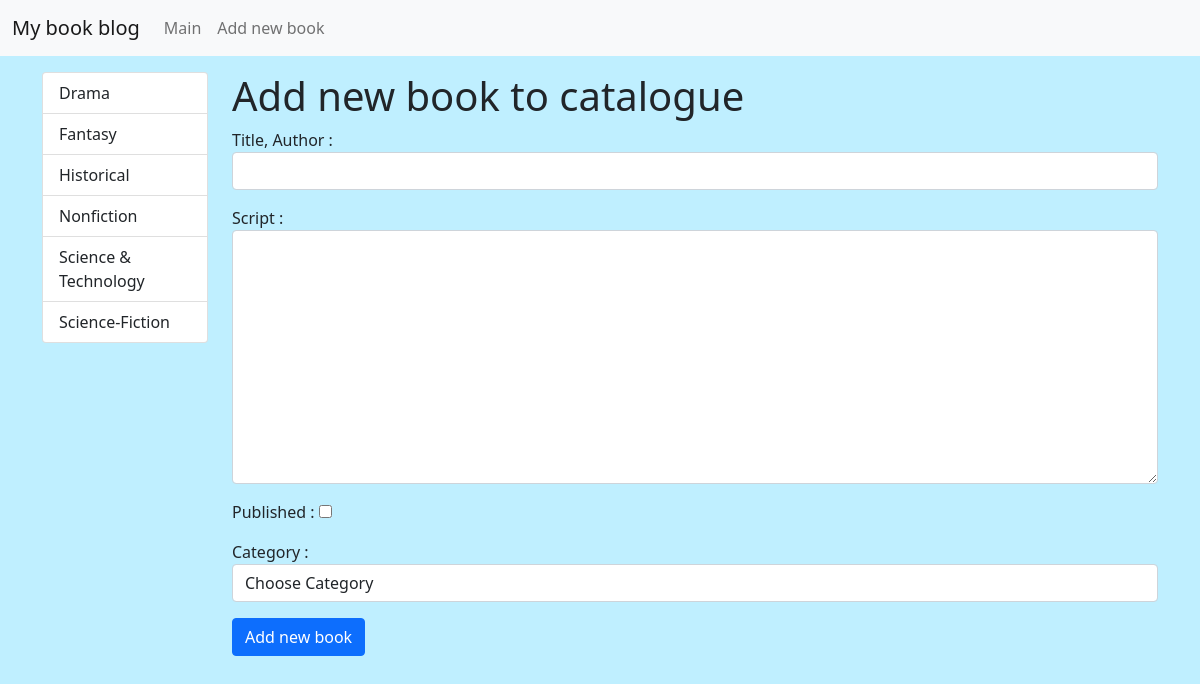
Page /catalogue/add_book/ on the committed database.
### catalogue/models.py (models this page shows)
class Category(models.Model):
    title = models.CharField(max_length=150, db_index=True, verbose_name='Category title')
    def get_absolute_url(self):
        return reverse('category', kwargs={
            "category_id": self.pk})
    def __str__(self):
        return self.title
    class Meta:
        verbose_name = "Category"
        verbose_name_plural = "Categories"
        ordering = ['title']

### catalogue/views.py (the view)
# urls.py: path('catalogue/add_book/', add_book, name='add_book'),
def add_book(request):
    if request.method == 'POST':
        form = BookForm(request.POST)
        if form.is_valid():
            Catalogue.objects.create(**form.cleaned_data)
            return redirect('main')
    else:
        form = BookForm()
    return render(request, 'catalogue/add_book.html', {'form':form})

### catalogue/forms.py
class BookForm(forms.Form):
    title = forms.CharField(max_length=150, label='Title, Author', widget=forms.TextInput(attrs={"class": "form-control"}))
    content = forms.CharField(label='Script', required=True, widget=forms.Textarea(attrs={"class": "form-control", "row":5,}))
    is_published=forms.BooleanField(label='Published')
    category = forms.ModelChoiceField(empty_label='Choose Category', label='Category', queryset=Category.objects.all(), widget=forms.Select(attrs={"class": "form-control"}))

### catalogue/templatetags/catalogue_tags.py (called while the page is built)
@register.inclusion_tag('catalogue/list_categories.html')
def show_categories():
    categories = Category.objects.all()
    return {"categories": categories}

### catalogue/templates/catalogue/add_book.html (shortened to what this page needs)
{% extends 'base.html' %}
{% block sidebar %}
{% include 'inc/_sidebar.html' %}
{% endblock %}
{% block content %}
<h1>Add new book to catalogue</h1>
<form action ="{%url 'add_book' %}" method="post">
  <div class="mb-3">
    <label for="{{ form.title.id_for_label }}">Title, Author :</label>
      {{ form.title}}
  </div>
  <div class="mb-3">
    <label for="{{ form.content.id_for_label }}">Script :</label>
      {{ form.content}}
  </div>
  <div class="mb-3">
    <label for="{{ form.is_published.id_for_label }}">Published :</label>
      {{ form.is_published}}
  </div>
  <div class="mb-3">
    <label for="{{ form.category.id_for_label }}">Category :</label>
      {{ form.category}}
  </div>
    <button type="submit" class="btn btn-primary btn-bloсk"> Add new book</button>
</form>
{% endblock %}

### catalogue/templates/catalogue/list_categories.html
<div class="list-group">
    {% for item in categories %}
    <a href="{{ item.get_absolute_url}}" class="list-group-item list-group-item-action">{{ item.title }}</a>
    {% endfor %}
</div>

### book_shop/static/css/style.css (style rules this page uses)
body { background-color: #BFEFFF; }

### rows in the picture
Category: title "Drama"
Category: title "Fantasy"
Category: title "Historical"
Category: title "Nonfiction"
Category: title "Science & Technology"
Category: title "Science-Fiction"
